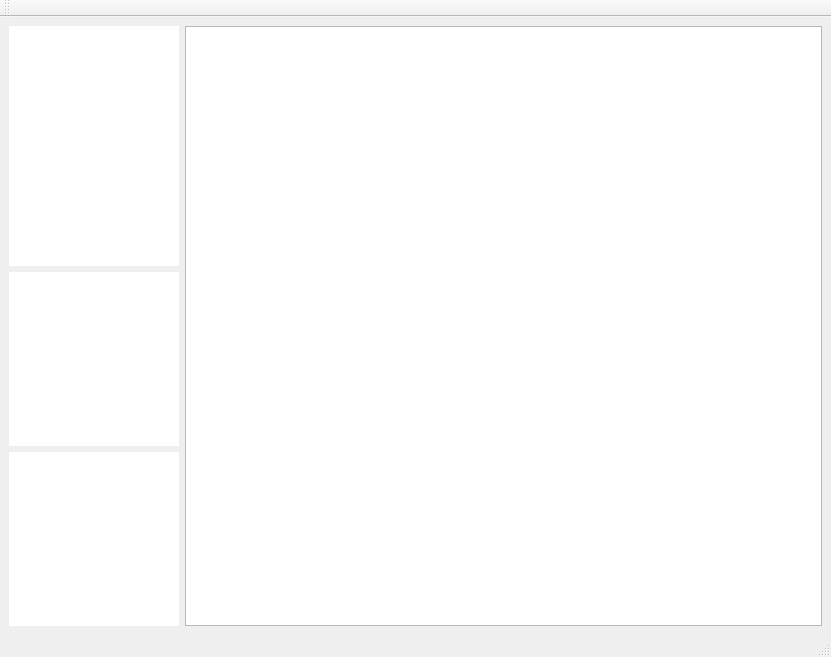
<?xml version="1.0" encoding="UTF-8"?>
<ui version="4.0">
 <class>MainWindow</class>
 <widget class="QMainWindow" name="MainWindow">
  <property name="geometry">
   <rect>
    <x>0</x>
    <y>0</y>
    <width>831</width>
    <height>657</height>
   </rect>
  </property>
  <property name="windowTitle">
   <string>My File Manager</string>
  </property>
  <property name="windowIcon">
   <iconset resource="resource.qrc">
    <normaloff>:/icons/folder.png</normaloff>:/icons/folder.png</iconset>
  </property>
  <widget class="QWidget" name="centralwidget">
   <layout class="QGridLayout" name="gridLayout">
    <item row="0" column="1" rowspan="3">
     <widget class="QListView" name="listView">
      <property name="minimumSize">
       <size>
        <width>500</width>
        <height>0</height>
       </size>
      </property>
      <property name="dragEnabled">
       <bool>true</bool>
      </property>
      <property name="dragDropMode">
       <enum>QAbstractItemView::DragDrop</enum>
      </property>
      <property name="viewMode">
       <enum>QListView::IconMode</enum>
      </property>
     </widget>
    </item>
    <item row="0" column="0">
     <widget class="QListView" name="favour">
      <property name="minimumSize">
       <size>
        <width>170</width>
        <height>240</height>
       </size>
      </property>
      <property name="maximumSize">
       <size>
        <width>170</width>
        <height>240</height>
       </size>
      </property>
      <property name="frameShape">
       <enum>QFrame::NoFrame</enum>
      </property>
      <property name="lineWidth">
       <number>0</number>
      </property>
      <property name="verticalScrollBarPolicy">
       <enum>Qt::ScrollBarAlwaysOff</enum>
      </property>
      <property name="horizontalScrollBarPolicy">
       <enum>Qt::ScrollBarAlwaysOff</enum>
      </property>
      <property name="showDropIndicator" stdset="0">
       <bool>true</bool>
      </property>
      <property name="dragEnabled">
       <bool>false</bool>
      </property>
      <property name="dragDropMode">
       <enum>QAbstractItemView::NoDragDrop</enum>
      </property>
      <property name="flow">
       <enum>QListView::TopToBottom</enum>
      </property>
     </widget>
    </item>
    <item row="2" column="0">
     <widget class="QListView" name="user_favour">
      <property name="minimumSize">
       <size>
        <width>170</width>
        <height>0</height>
       </size>
      </property>
      <property name="maximumSize">
       <size>
        <width>170</width>
        <height>16777215</height>
       </size>
      </property>
      <property name="frameShape">
       <enum>QFrame::NoFrame</enum>
      </property>
      <property name="lineWidth">
       <number>0</number>
      </property>
      <property name="midLineWidth">
       <number>-3</number>
      </property>
      <property name="verticalScrollBarPolicy">
       <enum>Qt::ScrollBarAlwaysOff</enum>
      </property>
      <property name="horizontalScrollBarPolicy">
       <enum>Qt::ScrollBarAlwaysOff</enum>
      </property>
      <property name="dragEnabled">
       <bool>false</bool>
      </property>
      <property name="dragDropMode">
       <enum>QAbstractItemView::DropOnly</enum>
      </property>
     </widget>
    </item>
    <item row="1" column="0">
     <widget class="QListView" name="device">
      <property name="maximumSize">
       <size>
        <width>170</width>
        <height>16777215</height>
       </size>
      </property>
      <property name="frameShape">
       <enum>QFrame::NoFrame</enum>
      </property>
      <property name="lineWidth">
       <number>0</number>
      </property>
      <property name="verticalScrollBarPolicy">
       <enum>Qt::ScrollBarAlwaysOff</enum>
      </property>
      <property name="horizontalScrollBarPolicy">
       <enum>Qt::ScrollBarAlwaysOff</enum>
      </property>
     </widget>
    </item>
   </layout>
  </widget>
  <widget class="QMenuBar" name="menubar">
   <property name="geometry">
    <rect>
     <x>0</x>
     <y>0</y>
     <width>831</width>
     <height>22</height>
    </rect>
   </property>
  </widget>
  <widget class="QStatusBar" name="statusbar"/>
  <widget class="QToolBar" name="toolBar">
   <property name="windowTitle">
    <string>toolBar</string>
   </property>
   <property name="iconSize">
    <size>
     <width>32</width>
     <height>32</height>
    </size>
   </property>
   <attribute name="toolBarArea">
    <enum>TopToolBarArea</enum>
   </attribute>
   <attribute name="toolBarBreak">
    <bool>false</bool>
   </attribute>
  </widget>
  <action name="actionBack">
   <property name="icon">
    <iconset resource="resource.qrc">
     <normaloff>:/icons/back.png</normaloff>:/icons/back.png</iconset>
   </property>
   <property name="text">
    <string>Back</string>
   </property>
   <property name="toolTip">
    <string>Назад</string>
   </property>
  </action>
  <action name="actionForward">
   <property name="icon">
    <iconset resource="resource.qrc">
     <normaloff>:/icons/forward.png</normaloff>:/icons/forward.png</iconset>
   </property>
   <property name="text">
    <string>Forward</string>
   </property>
   <property name="toolTip">
    <string>Вперед</string>
   </property>
  </action>
  <action name="actionFullScreen">
   <property name="icon">
    <iconset resource="resource.qrc">
     <normaloff>:/icons/fullScreen.png</normaloff>:/icons/fullScreen.png</iconset>
   </property>
   <property name="text">
    <string>FullScreen</string>
   </property>
   <property name="toolTip">
    <string>Полноэкранный режим</string>
   </property>
   <property name="shortcut">
    <string>Ctrl+Shift+F11</string>
   </property>
  </action>
  <action name="actionAbout">
   <property name="icon">
    <iconset resource="resource.qrc">
     <normaloff>:/icons/about.png</normaloff>:/icons/about.png</iconset>
   </property>
   <property name="text">
    <string>About</string>
   </property>
   <property name="toolTip">
    <string>О программе</string>
   </property>
   <property name="shortcut">
    <string>F1</string>
   </property>
  </action>
  <action name="actionDayNight">
   <property name="icon">
    <iconset resource="resource.qrc">
     <normaloff>:/icons/classic.png</normaloff>:/icons/classic.png</iconset>
   </property>
   <property name="text">
    <string>DayNight</string>
   </property>
   <property name="toolTip">
    <string>День/Ночь</string>
   </property>
  </action>
  <action name="actionView">
   <property name="icon">
    <iconset resource="resource.qrc">
     <normaloff>:/icons/icons2.png</normaloff>:/icons/icons2.png</iconset>
   </property>
   <property name="text">
    <string>View</string>
   </property>
   <property name="toolTip">
    <string>Вид</string>
   </property>
  </action>
  <action name="actionExit">
   <property name="icon">
    <iconset resource="resource.qrc">
     <normaloff>:/icons/exit.png</normaloff>:/icons/exit.png</iconset>
   </property>
   <property name="text">
    <string>Exit</string>
   </property>
   <property name="toolTip">
    <string>Выход</string>
   </property>
  </action>
  <action name="actionSearch">
   <property name="icon">
    <iconset resource="resource.qrc">
     <normaloff>:/icons/advancedSearch.png</normaloff>:/icons/advancedSearch.png</iconset>
   </property>
   <property name="text">
    <string>Search</string>
   </property>
   <property name="toolTip">
    <string>Поиск</string>
   </property>
  </action>
  <action name="actionSettings">
   <property name="icon">
    <iconset resource="resource.qrc">
     <normaloff>:/icons/settings.png</normaloff>:/icons/settings.png</iconset>
   </property>
   <property name="text">
    <string>Settings</string>
   </property>
   <property name="toolTip">
    <string>Настройки</string>
   </property>
  </action>
 </widget>
 <resources>
  <include location="resource.qrc"/>
 </resources>
 <connections/>
</ui>
